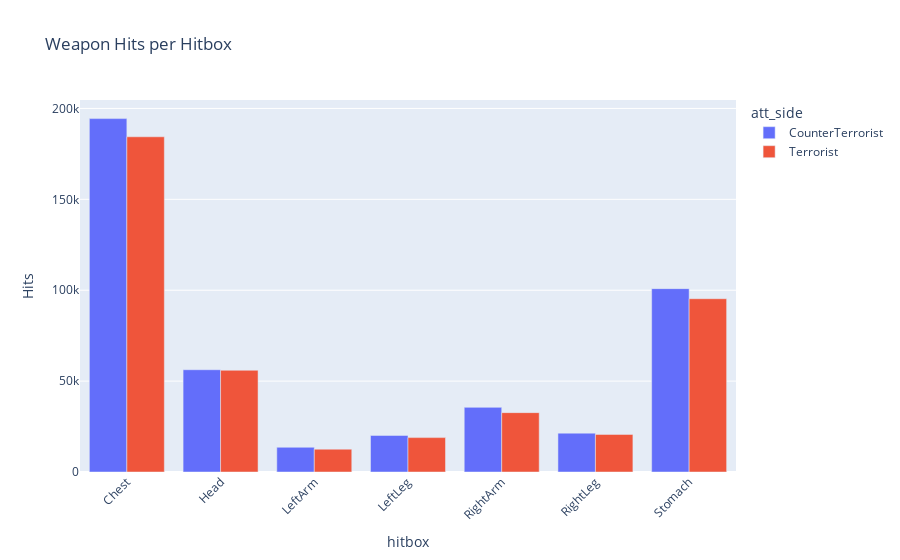

The notebook cell this image was saved under:
### Code cell
import pandas as pd
import plotly.express as px

# Supondo que você já tem seu dataframe weapon_events

# Group by Hitbox and Gun, then summarize Hits
grouped_data = weapon_events.groupby(['hitbox', 'att_side']).size().reset_index(name='Hits')

# Filter Hits > 20 and Hitbox != 'Generic'
filtered_data = grouped_data[(grouped_data['Hits'] > 20) & (grouped_data['hitbox'] != 'Generic')]

# Plot
fig = px.bar(filtered_data, x='hitbox', y='Hits', color='att_side', 
            #  labels={'hitbox': 'Hitbox', 'Hits': 'Hits', 'att_side': 'Gun'},
             title='Weapon Hits per Hitbox',
             barmode='group')

# Rotate x-axis labels
fig.update_layout(xaxis_tickangle=-45)

# Show the plot
fig.show()

### Figure 1 — Plotly figure (JSON) as saved in the notebook; plotly's stock layout.template omitted (floating-point values rounded to 4 significant figures)
{"data": [{"alignmentgroup": "True", "hovertemplate": "att_side=CounterTerrorist<br>hitbox=%{x}<br>Hits=%{y}<extra></extra>", "legendgroup": "CounterTerrorist", "marker": {"color": "#636efa", "pattern": {"shape": ""}}, "name": "CounterTerrorist", "offsetgroup": "CounterTerrorist", "orientation": "v", "showlegend": true, "textposition": "auto", "type": "bar", "x": ["Chest", "Head", "LeftArm", "LeftLeg", "RightArm", "RightLeg", "Stomach"], "xaxis": "x", "y": [194417, 56267, 13593, 20120, 35558, 21371, 100871], "yaxis": "y"}, {"alignmentgroup": "True", "hovertemplate": "att_side=Terrorist<br>hitbox=%{x}<br>Hits=%{y}<extra></extra>", "legendgroup": "Terrorist", "marker": {"color": "#EF553B", "pattern": {"shape": ""}}, "name": "Terrorist", "offsetgroup": "Terrorist", "orientation": "v", "showlegend": true, "textposition": "auto", "type": "bar", "x": ["Chest", "Head", "LeftArm", "LeftLeg", "RightArm", "RightLeg", "Stomach"], "xaxis": "x", "y": [184408, 55959, 12552, 18916, 32655, 20686, 95321], "yaxis": "y"}], "layout": {"barmode": "group", "legend": {"title": {"text": "att_side"}, "tracegroupgap": 0}, "title": {"text": "Weapon Hits per Hitbox"}, "xaxis": {"anchor": "y", "domain": [0, 1], "tickangle": -45, "title": {"text": "hitbox"}}, "yaxis": {"anchor": "x", "domain": [0, 1], "title": {"text": "Hits"}}}}
